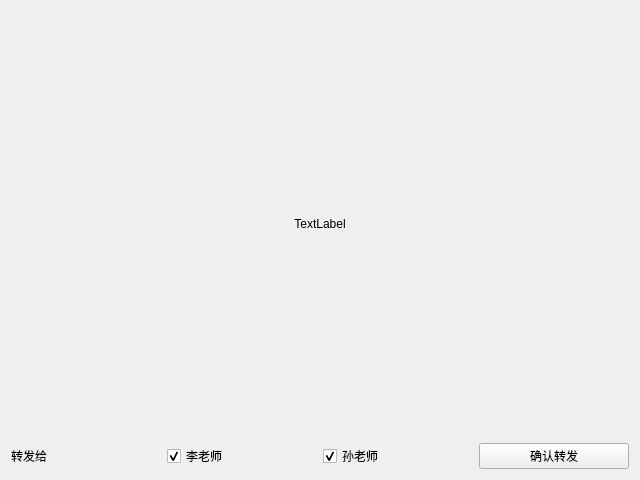
<?xml version="1.0" encoding="UTF-8"?>
<ui version="4.0">
 <class>ProofForm</class>
 <widget class="QWidget" name="ProofForm">
  <property name="geometry">
   <rect>
    <x>0</x>
    <y>0</y>
    <width>640</width>
    <height>480</height>
   </rect>
  </property>
  <property name="windowTitle">
   <string>Form</string>
  </property>
  <layout class="QVBoxLayout" name="verticalLayout">
   <item>
    <widget class="QLabel" name="label">
     <property name="sizePolicy">
      <sizepolicy hsizetype="Expanding" vsizetype="Expanding">
       <horstretch>0</horstretch>
       <verstretch>0</verstretch>
      </sizepolicy>
     </property>
     <property name="text">
      <string>TextLabel</string>
     </property>
     <property name="alignment">
      <set>Qt::AlignCenter</set>
     </property>
    </widget>
   </item>
   <item>
    <layout class="QHBoxLayout" name="horizontalLayout">
     <item>
      <widget class="QLabel" name="label_2">
       <property name="text">
        <string>转发给</string>
       </property>
      </widget>
     </item>
     <item>
      <widget class="QCheckBox" name="checkBox">
       <property name="text">
        <string>李老师</string>
       </property>
       <property name="checked">
        <bool>true</bool>
       </property>
      </widget>
     </item>
     <item>
      <widget class="QCheckBox" name="checkBox_2">
       <property name="text">
        <string>孙老师</string>
       </property>
       <property name="checked">
        <bool>true</bool>
       </property>
      </widget>
     </item>
     <item>
      <widget class="QPushButton" name="pushButton">
       <property name="text">
        <string>确认转发</string>
       </property>
      </widget>
     </item>
    </layout>
   </item>
  </layout>
 </widget>
 <resources/>
 <connections/>
</ui>
